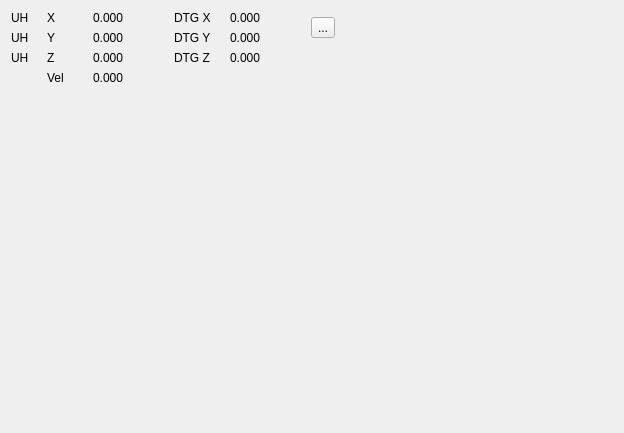
<?xml version="1.0" encoding="UTF-8"?>
<ui version="4.0">
 <class>Form</class>
 <widget class="QWidget" name="Form">
  <property name="geometry">
   <rect>
    <x>0</x>
    <y>0</y>
    <width>624</width>
    <height>433</height>
   </rect>
  </property>
  <property name="windowTitle">
   <string>Form</string>
  </property>
  <property name="windowOpacity">
   <double>0.000000000000000</double>
  </property>
  <layout class="QGridLayout" name="gridLayout_2">
   <item row="1" column="0">
    <spacer name="verticalSpacer">
     <property name="orientation">
      <enum>Qt::Vertical</enum>
     </property>
     <property name="sizeHint" stdset="0">
      <size>
       <width>20</width>
       <height>40</height>
      </size>
     </property>
    </spacer>
   </item>
   <item row="0" column="0">
    <layout class="QGridLayout" name="gridLayout">
     <item row="2" column="2">
      <widget class="QLabel" name="label_dro_z">
       <property name="styleSheet">
        <string notr="true">background-color: rgb(255, 255, 0,0);</string>
       </property>
       <property name="text">
        <string>0.000</string>
       </property>
      </widget>
     </item>
     <item row="0" column="3">
      <widget class="QLabel" name="label_dtg_x">
       <property name="minimumSize">
        <size>
         <width>50</width>
         <height>0</height>
        </size>
       </property>
       <property name="styleSheet">
        <string notr="true">background-color: rgb(255, 255, 0,0);</string>
       </property>
       <property name="text">
        <string>DTG X</string>
       </property>
      </widget>
     </item>
     <item row="2" column="0">
      <widget class="QLabel" name="label_dro_uh_z">
       <property name="styleSheet">
        <string notr="true">background-color: rgb(255, 255, 0,0);</string>
       </property>
       <property name="text">
        <string>UH</string>
       </property>
      </widget>
     </item>
     <item row="1" column="2">
      <widget class="QLabel" name="label_dro_y">
       <property name="styleSheet">
        <string notr="true">background-color: rgb(255, 255, 0,0);</string>
       </property>
       <property name="text">
        <string>0.000</string>
       </property>
      </widget>
     </item>
     <item row="3" column="1">
      <widget class="QLabel" name="label_vel">
       <property name="minimumSize">
        <size>
         <width>0</width>
         <height>0</height>
        </size>
       </property>
       <property name="styleSheet">
        <string notr="true">background-color: rgb(255, 255, 0,0);</string>
       </property>
       <property name="text">
        <string>Vel</string>
       </property>
      </widget>
     </item>
     <item row="0" column="2">
      <widget class="QLabel" name="label_dro_x">
       <property name="minimumSize">
        <size>
         <width>75</width>
         <height>0</height>
        </size>
       </property>
       <property name="styleSheet">
        <string notr="true">background-color: rgb(255, 255, 0,0);</string>
       </property>
       <property name="text">
        <string>0.000</string>
       </property>
      </widget>
     </item>
     <item row="0" column="5" rowspan="2">
      <widget class="QToolButton" name="toolButton_fit_all">
       <property name="text">
        <string>...</string>
       </property>
       <property name="icon">
        <iconset resource="icons.qrc">
         <normaloff>:/vendor/icons/zoom_extend.svg</normaloff>:/vendor/icons/zoom_extend.svg</iconset>
       </property>
      </widget>
     </item>
     <item row="1" column="3">
      <widget class="QLabel" name="label_dtg_y">
       <property name="styleSheet">
        <string notr="true">background-color: rgb(255, 255, 0,0);</string>
       </property>
       <property name="text">
        <string>DTG Y</string>
       </property>
      </widget>
     </item>
     <item row="2" column="4">
      <widget class="QLabel" name="label_dro_dtg_z">
       <property name="styleSheet">
        <string notr="true">background-color: rgb(255, 255, 0,0);</string>
       </property>
       <property name="text">
        <string>0.000</string>
       </property>
      </widget>
     </item>
     <item row="1" column="0">
      <widget class="QLabel" name="label_dro_uh_y">
       <property name="styleSheet">
        <string notr="true">background-color: rgb(255, 255, 0,0);</string>
       </property>
       <property name="text">
        <string>UH</string>
       </property>
      </widget>
     </item>
     <item row="0" column="0">
      <widget class="QLabel" name="label_dro_uh_x">
       <property name="minimumSize">
        <size>
         <width>30</width>
         <height>0</height>
        </size>
       </property>
       <property name="styleSheet">
        <string notr="true">background-color: rgb(255, 255, 0,0);</string>
       </property>
       <property name="text">
        <string>UH</string>
       </property>
      </widget>
     </item>
     <item row="1" column="4">
      <widget class="QLabel" name="label_dro_dtg_y">
       <property name="styleSheet">
        <string notr="true">background-color: rgb(255, 255, 0,0);</string>
       </property>
       <property name="text">
        <string>0.000</string>
       </property>
      </widget>
     </item>
     <item row="3" column="2">
      <widget class="QLabel" name="label_dro_vel">
       <property name="styleSheet">
        <string notr="true">background-color: rgb(255, 255, 0,0);</string>
       </property>
       <property name="text">
        <string>0.000</string>
       </property>
      </widget>
     </item>
     <item row="1" column="1">
      <widget class="QLabel" name="label_y">
       <property name="styleSheet">
        <string notr="true">background-color: rgb(255, 255, 0,0);</string>
       </property>
       <property name="text">
        <string>Y</string>
       </property>
      </widget>
     </item>
     <item row="0" column="4">
      <widget class="QLabel" name="label_dro_dtg_x">
       <property name="minimumSize">
        <size>
         <width>75</width>
         <height>0</height>
        </size>
       </property>
       <property name="styleSheet">
        <string notr="true">background-color: rgb(255, 255, 0,0);</string>
       </property>
       <property name="text">
        <string>0.000</string>
       </property>
      </widget>
     </item>
     <item row="2" column="3">
      <widget class="QLabel" name="label_dtg_z">
       <property name="styleSheet">
        <string notr="true">background-color: rgb(255, 255, 0,0);</string>
       </property>
       <property name="text">
        <string>DTG Z</string>
       </property>
      </widget>
     </item>
     <item row="0" column="1">
      <widget class="QLabel" name="label_x">
       <property name="minimumSize">
        <size>
         <width>40</width>
         <height>0</height>
        </size>
       </property>
       <property name="styleSheet">
        <string notr="true">background-color: rgb(255, 255, 0,0);</string>
       </property>
       <property name="text">
        <string>X</string>
       </property>
      </widget>
     </item>
     <item row="2" column="1">
      <widget class="QLabel" name="label_z">
       <property name="styleSheet">
        <string notr="true">background-color: rgb(255, 255, 0,0);</string>
       </property>
       <property name="text">
        <string>Z</string>
       </property>
      </widget>
     </item>
    </layout>
   </item>
   <item row="0" column="2">
    <spacer name="horizontalSpacer">
     <property name="orientation">
      <enum>Qt::Horizontal</enum>
     </property>
     <property name="sizeHint" stdset="0">
      <size>
       <width>40</width>
       <height>20</height>
      </size>
     </property>
    </spacer>
   </item>
  </layout>
 </widget>
 <resources>
  <include location="icons.qrc"/>
 </resources>
 <connections/>
</ui>
